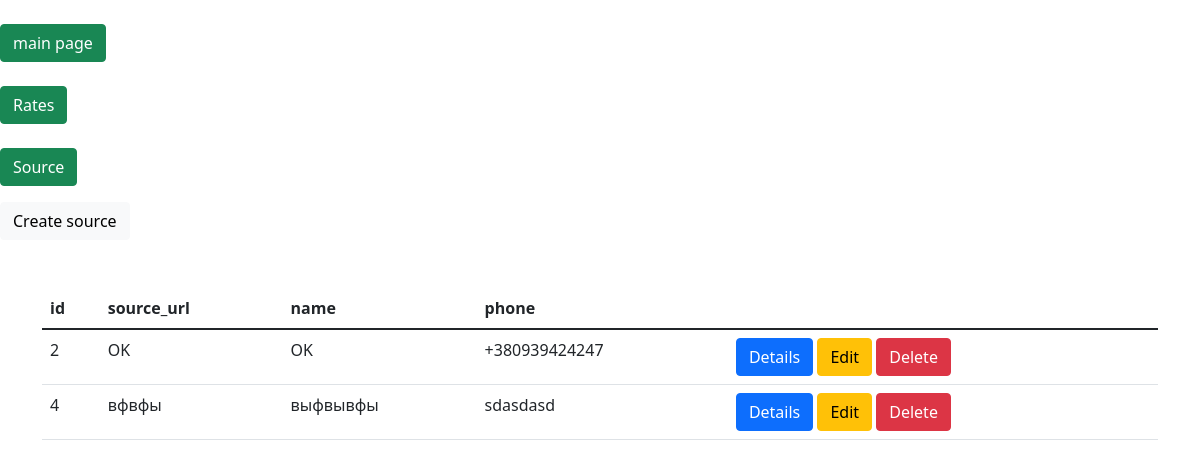
Page /source/list/ on the earlier database version.
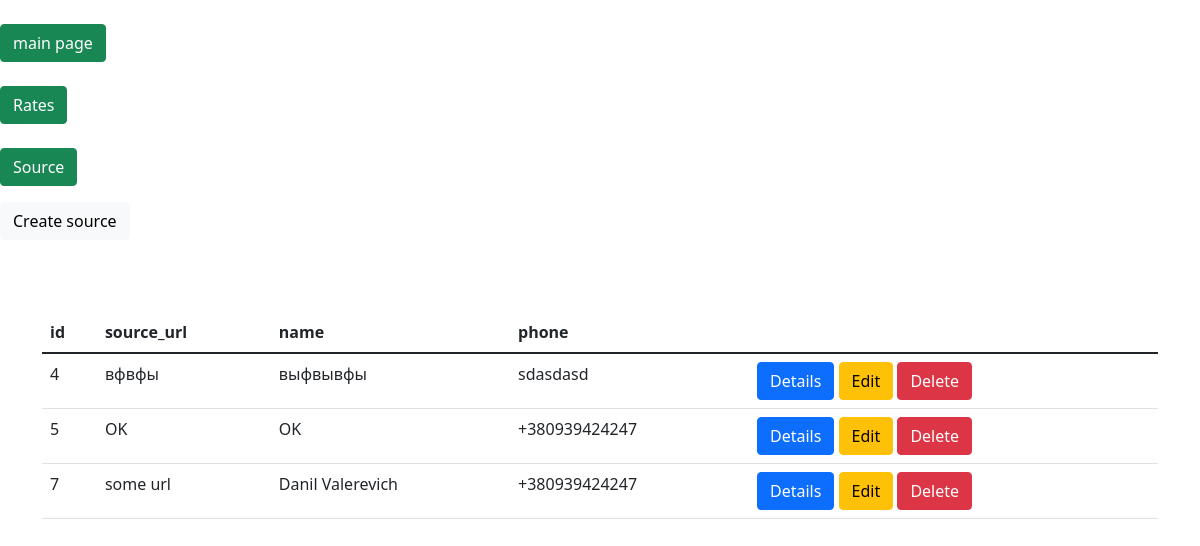
Same page on the later database version.
### currency/models.py (models this page shows)
class Source(models.Model):
    class Meta:
        db_table = "source"
    source_url = models.CharField(max_length=255)
    name = models.CharField(max_length=255)
    phone = models.CharField(max_length=255)

### currency/views.py (the view)
# urls.py: path('source/list/', SourceListView.as_view(), name='source-list'),
class SourceListView(ListView):
    queryset = Source.objects.all()
    template_name = 'source_list.html'

### templates/source_list.html (shortened to what this page needs)
{% extends 'base.html' %}
{% block link %}<link href="https://cdn.jsdelivr.net/npm/bootstrap@5.1.3/dist/css/bootstrap.min.css" rel="stylesheet">{% endblock link %}
{% block content %}
    <a href="{% url 'currency:source-create' %}" class="btn btn-light">Create source</a>
    <div class="container">
        <table class="table">
            <thead>
            <tr>
                <th>id</th>
                <th>source_url</th>
                <th>name</th>
                <th>phone</th>
            </tr>
            </thead>
            <tbody>
            {% for source in object_list %}
                <tr>
                    <td>{{ source.id }}</td>
                    <td>{{ source.source_url }}</td>
                    <td>{{ source.name }}</td>
                    <td>{{ source.phone }}</td>
                    <td>
                        <a href="{% url 'currency:source-details' source.id %}" class="btn btn-primary">Details</a>
                        <a href="{% url 'currency:source-update' source.id %}" class="btn btn-warning">Edit</a>
                        <a href="{% url 'currency:source-delete' source.id %}" class="btn btn-danger">Delete</a>
                    </td>
                </tr>
            {% endfor %}
            </tbody>
        </table>
    </div>
{% endblock content %}

### templates/base.html (shortened to what this page needs)
<!DOCTYPE html>
<html lang="en">
<head>
    {% block link %}{% endblock link %}
</head>
<body>
{% include 'includes/navbar.html' %}
{% block content %}
{% endblock content %}
</body>
</html>

### templates/includes/navbar.html (shortened to what this page needs)
<p>
    <a href="/" class="btn btn-success">main page</a> </br> </br>
    <a href="{% url 'currency:rate-list' %}" class="btn btn-success">Rates</a> </br> </br>
    <a href="{% url 'currency:source-list' %}" class="btn btn-success">Source</a>
</p>

Differences in the rows shown:
removed Source: id "2", source_url "OK", name "OK", phone "+380939424247"
added Source: id "5", source_url "OK", name "OK", phone "+380939424247"
added Source: id "7", source_url "some url", name "Danil Valerevich", phone "+380939424247"
